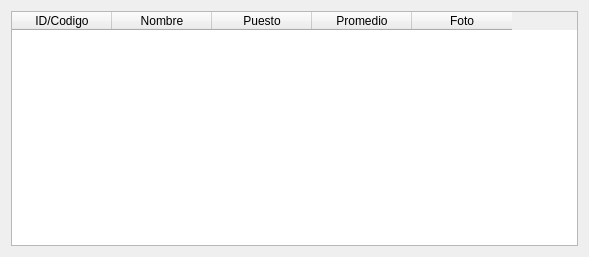
<?xml version="1.0" encoding="UTF-8"?>
<ui version="4.0">
 <class>Top_5_mejores_estudiantes</class>
 <widget class="QWidget" name="Top_5_mejores_estudiantes">
  <property name="geometry">
   <rect>
    <x>0</x>
    <y>0</y>
    <width>589</width>
    <height>257</height>
   </rect>
  </property>
  <property name="minimumSize">
   <size>
    <width>589</width>
    <height>257</height>
   </size>
  </property>
  <property name="maximumSize">
   <size>
    <width>589</width>
    <height>257</height>
   </size>
  </property>
  <property name="windowTitle">
   <string>Top 5 mejores estudiantes</string>
  </property>
  <property name="windowIcon">
   <iconset resource="../images/imagenes.qrc">
    <normaloff>:/images/corona.png</normaloff>:/images/corona.png</iconset>
  </property>
  <property name="styleSheet">
   <string notr="true">QWidget #Top_5_mejores_estudiantes {
background-color: qlineargradient(spread:pad, x1:0.763, y1:0.00568182, x2:0.761, y2:0.954545, stop:0.146893 rgba(255, 255, 255, 255), stop:0.80791 rgba(149, 0, 0, 255));
}</string>
  </property>
  <layout class="QGridLayout" name="gridLayout">
   <item row="0" column="0">
    <layout class="QVBoxLayout" name="lay_ver_principal">
     <item>
      <widget class="QTableWidget" name="tbl_tabla_estudiantes">
       <property name="styleSheet">
        <string notr="true"/>
       </property>
       <column>
        <property name="text">
         <string>ID/Codigo</string>
        </property>
       </column>
       <column>
        <property name="text">
         <string>Nombre</string>
        </property>
       </column>
       <column>
        <property name="text">
         <string>Puesto</string>
        </property>
       </column>
       <column>
        <property name="text">
         <string>Promedio</string>
        </property>
       </column>
       <column>
        <property name="text">
         <string>Foto</string>
        </property>
       </column>
      </widget>
     </item>
    </layout>
   </item>
  </layout>
 </widget>
 <resources>
  <include location="../images/imagenes.qrc"/>
 </resources>
 <connections/>
</ui>
